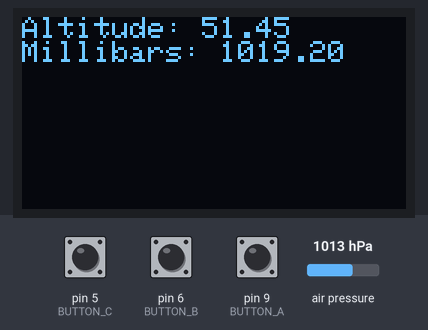
The sketch below on a simulated Arduino Uno, built with avr-gcc and run on an emulated ATmega328P. On the bench: 128×64 one-colour display. The inputs (shaded band) are chosen by the test bench; at power-on: pin 5 (BUTTON_C) HIGH, pin 9 (BUTTON_A) HIGH, air pressure 1013 hPa, pin 6 (BUTTON_B) HIGH.

Above: at 1.2 s.
1.3 s: pin 5 (BUTTON_C) pulled LOW for 0.15 s
At 2.4 s:
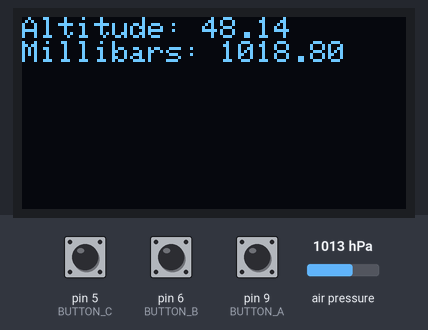
2.9 s: pin 9 (BUTTON_A) pulled LOW for 1 s
At 4.6 s:
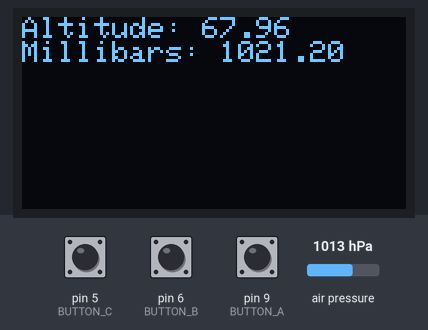
5.4 s: air pressure set to 952 hPa
At 6.2 s:
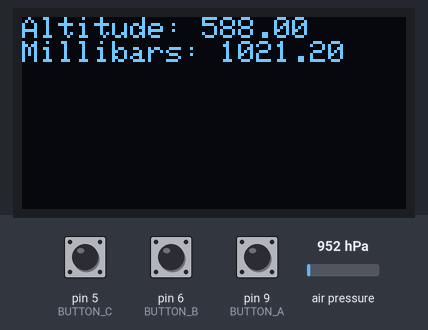
6.9 s: pin 6 (BUTTON_B) pulled LOW for 0.15 s
At 8.0 s:
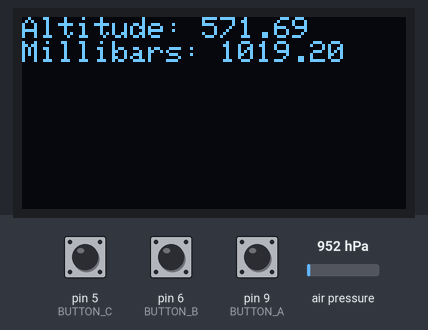
8.5 s: pin 5 (BUTTON_C) pulled LOW for 1 s
At 10.4 s:
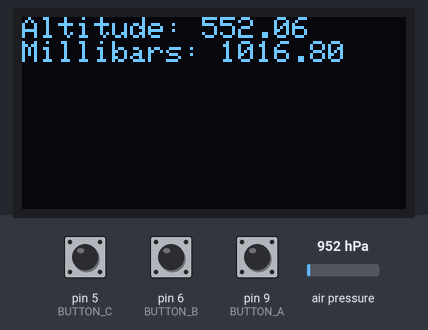
11.0 s: air pressure set to 975 hPa
At 12.2 s:
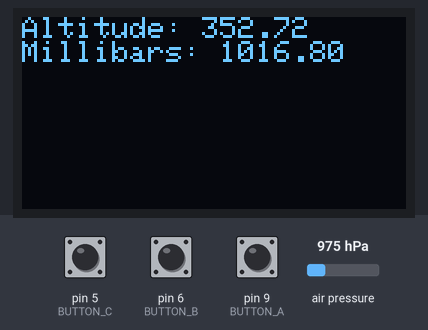
Timing chart, 0 to 13.5 s (numbered marks = the images above; inputs shaded):
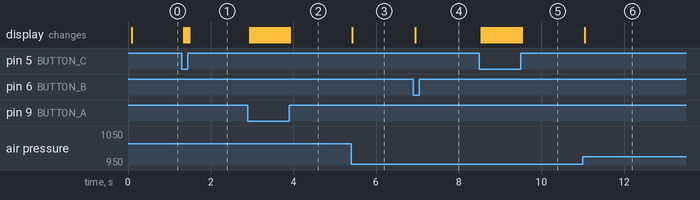

The sketch:

altimeter.ino
```cpp
// (licence header left out)
#include <Adafruit_BMP280.h>
#include <Adafruit_SH110X.h>
#include <Wire.h>

#define NOMINAL_PRESSURE 1019.2

#define BUTTON_A  9
#define BUTTON_B  6
#define BUTTON_C  5

Adafruit_BMP280 sensor;
Adafruit_SH1107 display = Adafruit_SH1107(64, 128, &Wire);

void setup(void)
{
  Serial.begin(115200);

  pinMode(BUTTON_A, INPUT_PULLUP);
  pinMode(BUTTON_B, INPUT_PULLUP);
  pinMode(BUTTON_C, INPUT_PULLUP);

  sensor.begin();

  display.begin(0x3C, true);
  display.clearDisplay();
  display.setRotation(1);
  display.setTextSize(1);
  display.setTextColor(SH110X_WHITE);
  display.setCursor(0, 0);
  display.display();
}

float millibars = NOMINAL_PRESSURE;


void loop(void)
{
  // direct live adjustments to default mb value
  // using the OLED buttons
  if (!digitalRead(BUTTON_A)) millibars += 0.1;
  if (!digitalRead(BUTTON_B)) millibars = NOMINAL_PRESSURE;
  if (!digitalRead(BUTTON_C)) millibars -= 0.1;

  display.clearDisplay();
  display.setCursor(0, 0);

  display.print("Altitude: ");
  display.print(sensor.readAltitude(millibars));
  display.print("\nMillibars: ");
  display.print(millibars);

  display.display();
  delay(10);
  yield();
}
```

Measured:
- after the input at 1.3 s, the display: first changes after 0.05 s (image 1 shows a later state)
- after the input at 2.9 s, the display: first changes after 0.05 s (image 2 shows a later state)
- after the input at 5.4 s, the display: changes at once (image 3)
- after the input at 6.9 s, the display: changes after 0.05 s (image 4)
- after the input at 8.5 s, the display: first changes after 0.05 s (image 5 shows a later state)
- after the input at 11.0 s, the display: changes after 0.05 s (image 6)
